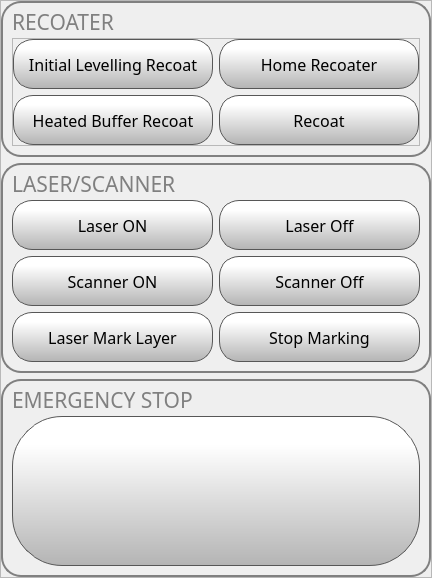
       <widget class="QFrame" name="groupFrame">
        <property name="frameShape">
         <enum>QFrame::StyledPanel</enum>
        </property>
        <property name="frameShadow">
         <enum>QFrame::Raised</enum>
        </property>
        <layout class="QVBoxLayout" name="verticalLayout_12">
         <property name="leftMargin">
          <number>0</number>
         </property>
         <property name="topMargin">
          <number>0</number>
         </property>
         <property name="rightMargin">
          <number>0</number>
         </property>
         <property name="bottomMargin">
          <number>0</number>
         </property>
         <item>
          <widget class="QFrame" name="recoaterFrame">
           <property name="styleSheet">
            <string notr="true">QFrame #recoaterFrame{
    border: 2px solid gray;
    border-radius: 20px;
}</string>
           </property>
           <property name="frameShape">
            <enum>QFrame::StyledPanel</enum>
           </property>
           <property name="frameShadow">
            <enum>QFrame::Raised</enum>
           </property>
           <layout class="QVBoxLayout" name="verticalLayout_6">
            <item>
             <widget class="QLabel" name="fileInfoLabel_6">
              <property name="maximumSize">
               <size>
                <width>16777215</width>
                <height>20</height>
               </size>
              </property>
              <property name="font">
               <font>
                <family>Gotham</family>
                <pointsize>16</pointsize>
                <weight>50</weight>
                <bold>false</bold>
               </font>
              </property>
              <property name="styleSheet">
               <string notr="true">color:  grey;</string>
              </property>
              <property name="text">
               <string>RECOATER</string>
              </property>
             </widget>
            </item>
            <item>
             <widget class="QFrame" name="frame_2">
              <property name="frameShape">
               <enum>QFrame::StyledPanel</enum>
              </property>
              <property name="frameShadow">
               <enum>QFrame::Raised</enum>
              </property>
              <layout class="QGridLayout" name="gridLayout_4">
               <property name="leftMargin">
                <number>0</number>
               </property>
               <property name="topMargin">
                <number>0</number>
               </property>
               <property name="rightMargin">
                <number>0</number>
               </property>
               <property name="bottomMargin">
                <number>0</number>
               </property>
               <item row="0" column="0">
                <widget class="QPushButton" name="initialLevellingRecoatButton">
                 <property name="minimumSize">
                  <size>
                   <width>200</width>
                   <height>50</height>
                  </size>
                 </property>
                 <property name="maximumSize">
                  <size>
                   <width>350</width>
                   <height>50</height>
                  </size>
                 </property>
                 <property name="font">
                  <font>
                   <family>Gotham</family>
                   <pointsize>12</pointsize>
                  </font>
                 </property>
                 <property name="styleSheet">
                  <string notr="true">QPushButton {
    border: 1px solid rgb(87, 87, 87);

	background-color: qlineargradient(spread:pad, x1:0, y1:1, x2:0, y2:0.188, stop:0 rgba(180, 180, 180, 255), stop:1 rgba(255, 255, 255, 255));
border-radius:20px;
}

QPushButton:pressed {
    background-color: qlineargradient(x1: 0, y1: 0, x2: 0, y2: 1,
                                      stop: 0 #dadbde, stop: 1 #f6f7fa);
}

QPushButton:flat {
    border: none; /* no border for a flat push button */
}

QPushButton:default {
    border-color: navy; /* make the default button prominent */
}

QPushButton:focus {
	outline: none;
}</string>
                 </property>
                 <property name="text">
                  <string>Initial Levelling Recoat</string>
                 </property>
                 <property name="iconSize">
                  <size>
                   <width>20</width>
                   <height>20</height>
                  </size>
                 </property>
                </widget>
               </item>
               <item row="0" column="1">
                <widget class="QPushButton" name="homeRecoaterButton">
                 <property name="minimumSize">
                  <size>
                   <width>200</width>
                   <height>50</height>
                  </size>
                 </property>
                 <property name="maximumSize">
                  <size>
                   <width>350</width>
                   <height>50</height>
                  </size>
                 </property>
                 <property name="font">
                  <font>
                   <family>Gotham</family>
                   <pointsize>12</pointsize>
                  </font>
                 </property>
                 <property name="styleSheet">
                  <string notr="true">QPushButton {
    border: 1px solid rgb(87, 87, 87);

	background-color: qlineargradient(spread:pad, x1:0, y1:1, x2:0, y2:0.188, stop:0 rgba(180, 180, 180, 255), stop:1 rgba(255, 255, 255, 255));
border-radius:20px;
}

QPushButton:pressed {
    background-color: qlineargradient(x1: 0, y1: 0, x2: 0, y2: 1,
                                      stop: 0 #dadbde, stop: 1 #f6f7fa);
}

QPushButton:flat {
    border: none; /* no border for a flat push button */
}

QPushButton:default {
    border-color: navy; /* make the default button prominent */
}

QPushButton:focus {
	outline: none;
}</string>
                 </property>
                 <property name="text">
                  <string>Home Recoater</string>
                 </property>
                 <property name="iconSize">
                  <size>
                   <width>20</width>
                   <height>20</height>
                  </size>
                 </property>
                </widget>
               </item>
               <item row="1" column="0">
                <widget class="QPushButton" name="heatedBufferRecoatButton">
                 <property name="minimumSize">
                  <size>
                   <width>200</width>
                   <height>50</height>
                  </size>
                 </property>
                 <property name="maximumSize">
                  <size>
                   <width>350</width>
                   <height>50</height>
                  </size>
                 </property>
                 <property name="font">
                  <font>
                   <family>Gotham</family>
                   <pointsize>12</pointsize>
                  </font>
                 </property>
                 <property name="styleSheet">
                  <string notr="true">QPushButton {
    border: 1px solid rgb(87, 87, 87);

	background-color: qlineargradient(spread:pad, x1:0, y1:1, x2:0, y2:0.188, stop:0 rgba(180, 180, 180, 255), stop:1 rgba(255, 255, 255, 255));
border-radius:20px;
}

QPushButton:pressed {
    background-color: qlineargradient(x1: 0, y1: 0, x2: 0, y2: 1,
                                      stop: 0 #dadbde, stop: 1 #f6f7fa);
}

QPushButton:flat {
    border: none; /* no border for a flat push button */
}

QPushButton:default {
    border-color: navy; /* make the default button prominent */
}

QPushButton:focus {
	outline: none;
}</string>
                 </property>
                 <property name="text">
                  <string>Heated Buffer Recoat</string>
                 </property>
                 <property name="iconSize">
                  <size>
                   <width>20</width>
                   <height>20</height>
                  </size>
                 </property>
                </widget>
               </item>
               <item row="1" column="1">
                <widget class="QPushButton" name="recoatButton">
                 <property name="minimumSize">
                  <size>
                   <width>200</width>
                   <height>50</height>
                  </size>
                 </property>
                 <property name="maximumSize">
                  <size>
                   <width>350</width>
                   <height>50</height>
                  </size>
                 </property>
                 <property name="font">
                  <font>
                   <family>Gotham</family>
                   <pointsize>12</pointsize>
                  </font>
                 </property>
                 <property name="styleSheet">
                  <string notr="true">QPushButton {
    border: 1px solid rgb(87, 87, 87);

	background-color: qlineargradient(spread:pad, x1:0, y1:1, x2:0, y2:0.188, stop:0 rgba(180, 180, 180, 255), stop:1 rgba(255, 255, 255, 255));
border-radius:20px;
}

QPushButton:pressed {
    background-color: qlineargradient(x1: 0, y1: 0, x2: 0, y2: 1,
                                      stop: 0 #dadbde, stop: 1 #f6f7fa);
}

QPushButton:flat {
    border: none; /* no border for a flat push button */
}

QPushButton:default {
    border-color: navy; /* make the default button prominent */
}

QPushButton:focus {
	outline: none;
}</string>
                 </property>
                 <property name="text">
                  <string>Recoat</string>
                 </property>
                 <property name="iconSize">
                  <size>
                   <width>20</width>
                   <height>20</height>
                  </size>
                 </property>
                </widget>
               </item>
              </layout>
             </widget>
            </item>
           </layout>
          </widget>
         </item>
         <item>
          <widget class="QFrame" name="laserscannerFrame">
           <property name="styleSheet">
            <string notr="true">QFrame #laserscannerFrame{
    border: 2px solid gray;
    border-radius: 20px;
}</string>
           </property>
           <property name="frameShape">
            <enum>QFrame::StyledPanel</enum>
           </property>
           <property name="frameShadow">
            <enum>QFrame::Raised</enum>
           </property>
           <layout class="QGridLayout" name="gridLayout">
            <item row="1" column="0">
             <widget class="QPushButton" name="laserOnButton">
              <property name="minimumSize">
               <size>
                <width>200</width>
                <height>50</height>
               </size>
              </property>
              <property name="maximumSize">
               <size>
                <width>350</width>
                <height>50</height>
               </size>
              </property>
              <property name="font">
               <font>
                <family>Gotham</family>
                <pointsize>12</pointsize>
               </font>
              </property>
              <property name="styleSheet">
               <string notr="true">QPushButton {
    border: 1px solid rgb(87, 87, 87);

	background-color: qlineargradient(spread:pad, x1:0, y1:1, x2:0, y2:0.188, stop:0 rgba(180, 180, 180, 255), stop:1 rgba(255, 255, 255, 255));
border-radius:20px;
}

QPushButton:pressed {
    background-color: qlineargradient(x1: 0, y1: 0, x2: 0, y2: 1,
                                      stop: 0 #dadbde, stop: 1 #f6f7fa);
}

QPushButton:flat {
    border: none; /* no border for a flat push button */
}

QPushButton:default {
    border-color: navy; /* make the default button prominent */
}

QPushButton:focus {
	outline: none;
}</string>
              </property>
              <property name="text">
               <string>Laser ON</string>
              </property>
              <property name="iconSize">
               <size>
                <width>20</width>
                <height>20</height>
               </size>
              </property>
             </widget>
            </item>
            <item row="1" column="1">
             <widget class="QPushButton" name="laserOffButton">
              <property name="minimumSize">
               <size>
                <width>200</width>
                <height>50</height>
               </size>
              </property>
              <property name="maximumSize">
               <size>
                <width>350</width>
                <height>50</height>
               </size>
              </property>
              <property name="font">
               <font>
                <family>Gotham</family>
                <pointsize>12</pointsize>
               </font>
              </property>
              <property name="styleSheet">
               <string notr="true">QPushButton {
    border: 1px solid rgb(87, 87, 87);

	background-color: qlineargradient(spread:pad, x1:0, y1:1, x2:0, y2:0.188, stop:0 rgba(180, 180, 180, 255), stop:1 rgba(255, 255, 255, 255));
border-radius:20px;
}

QPushButton:pressed {
    background-color: qlineargradient(x1: 0, y1: 0, x2: 0, y2: 1,
                                      stop: 0 #dadbde, stop: 1 #f6f7fa);
}

QPushButton:flat {
    border: none; /* no border for a flat push button */
}

QPushButton:default {
    border-color: navy; /* make the default button prominent */
}

QPushButton:focus {
	outline: none;
}</string>
              </property>
              <property name="text">
               <string>Laser Off</string>
              </property>
              <property name="iconSize">
               <size>
                <width>20</width>
                <height>20</height>
               </size>
              </property>
             </widget>
            </item>
            <item row="2" column="0">
             <widget class="QPushButton" name="scannerOnButton">
              <property name="minimumSize">
               <size>
                <width>200</width>
                <height>50</height>
               </size>
              </property>
              <property name="maximumSize">
               <size>
                <width>350</width>
                <height>50</height>
               </size>
              </property>
              <property name="font">
               <font>
                <family>Gotham</family>
                <pointsize>12</pointsize>
               </font>
              </property>
              <property name="styleSheet">
               <string notr="true">QPushButton {
    border: 1px solid rgb(87, 87, 87);

	background-color: qlineargradient(spread:pad, x1:0, y1:1, x2:0, y2:0.188, stop:0 rgba(180, 180, 180, 255), stop:1 rgba(255, 255, 255, 255));
border-radius:20px;
}

QPushButton:pressed {
    background-color: qlineargradient(x1: 0, y1: 0, x2: 0, y2: 1,
                                      stop: 0 #dadbde, stop: 1 #f6f7fa);
}

QPushButton:flat {
    border: none; /* no border for a flat push button */
}

QPushButton:default {
    border-color: navy; /* make the default button prominent */
}

QPushButton:focus {
	outline: none;
}</string>
              </property>
              <property name="text">
               <string>Scanner ON</string>
              </property>
              <property name="iconSize">
               <size>
                <width>20</width>
                <height>20</height>
               </size>
              </property>
             </widget>
            </item>
            <item row="3" column="0">
             <widget class="QPushButton" name="laserMarkLayerButton">
              <property name="minimumSize">
               <size>
                <width>200</width>
                <height>50</height>
               </size>
              </property>
              <property name="maximumSize">
               <size>
                <width>350</width>
                <height>50</height>
               </size>
              </property>
              <property name="font">
               <font>
                <family>Gotham</family>
                <pointsize>12</pointsize>
               </font>
              </property>
              <property name="styleSheet">
               <string notr="true">QPushButton {
    border: 1px solid rgb(87, 87, 87);

	background-color: qlineargradient(spread:pad, x1:0, y1:1, x2:0, y2:0.188, stop:0 rgba(180, 180, 180, 255), stop:1 rgba(255, 255, 255, 255));
border-radius:20px;
}

QPushButton:pressed {
    background-color: qlineargradient(x1: 0, y1: 0, x2: 0, y2: 1,
                                      stop: 0 #dadbde, stop: 1 #f6f7fa);
}

QPushButton:flat {
    border: none; /* no border for a flat push button */
}

QPushButton:default {
    border-color: navy; /* make the default button prominent */
}

QPushButton:focus {
	outline: none;
}</string>
              </property>
              <property name="text">
               <string>Laser Mark Layer</string>
              </property>
              <property name="iconSize">
               <size>
                <width>20</width>
                <height>20</height>
               </size>
              </property>
             </widget>
            </item>
            <item row="2" column="1">
             <widget class="QPushButton" name="scannerOffButton">
              <property name="minimumSize">
               <size>
                <width>200</width>
                <height>50</height>
               </size>
              </property>
              <property name="maximumSize">
               <size>
                <width>350</width>
                <height>50</height>
               </size>
              </property>
              <property name="font">
               <font>
                <family>Gotham</family>
                <pointsize>12</pointsize>
               </font>
              </property>
              <property name="styleSheet">
               <string notr="true">QPushButton {
    border: 1px solid rgb(87, 87, 87);

	background-color: qlineargradient(spread:pad, x1:0, y1:1, x2:0, y2:0.188, stop:0 rgba(180, 180, 180, 255), stop:1 rgba(255, 255, 255, 255));
border-radius:20px;
}

QPushButton:pressed {
    background-color: qlineargradient(x1: 0, y1: 0, x2: 0, y2: 1,
                                      stop: 0 #dadbde, stop: 1 #f6f7fa);
}

QPushButton:flat {
    border: none; /* no border for a flat push button */
}

QPushButton:default {
    border-color: navy; /* make the default button prominent */
}

QPushButton:focus {
	outline: none;
}</string>
              </property>
              <property name="text">
               <string>Scanner Off</string>
              </property>
              <property name="iconSize">
               <size>
                <width>20</width>
                <height>20</height>
               </size>
              </property>
             </widget>
            </item>
            <item row="3" column="1">
             <widget class="QPushButton" name="stopMarkingButton">
              <property name="minimumSize">
               <size>
                <width>200</width>
                <height>50</height>
               </size>
              </property>
              <property name="maximumSize">
               <size>
                <width>350</width>
                <height>50</height>
               </size>
              </property>
              <property name="font">
               <font>
                <family>Gotham</family>
                <pointsize>12</pointsize>
               </font>
              </property>
              <property name="styleSheet">
               <string notr="true">QPushButton {
    border: 1px solid rgb(87, 87, 87);

	background-color: qlineargradient(spread:pad, x1:0, y1:1, x2:0, y2:0.188, stop:0 rgba(180, 180, 180, 255), stop:1 rgba(255, 255, 255, 255));
border-radius:20px;
}

QPushButton:pressed {
    background-color: qlineargradient(x1: 0, y1: 0, x2: 0, y2: 1,
                                      stop: 0 #dadbde, stop: 1 #f6f7fa);
}

QPushButton:flat {
    border: none; /* no border for a flat push button */
}

QPushButton:default {
    border-color: navy; /* make the default button prominent */
}

QPushButton:focus {
	outline: none;
}</string>
              </property>
              <property name="text">
               <string>Stop Marking</string>
              </property>
              <property name="iconSize">
               <size>
                <width>20</width>
                <height>20</height>
               </size>
              </property>
             </widget>
            </item>
            <item row="0" column="0" colspan="2">
             <widget class="QLabel" name="fileInfoLabel_10">
              <property name="maximumSize">
               <size>
                <width>16777215</width>
                <height>20</height>
               </size>
              </property>
              <property name="font">
               <font>
                <family>Gotham</family>
                <pointsize>16</pointsize>
                <weight>50</weight>
                <bold>false</bold>
               </font>
              </property>
              <property name="styleSheet">
               <string notr="true">color:  grey;</string>
              </property>
              <property name="text">
               <string>LASER/SCANNER</string>
              </property>
             </widget>
            </item>
           </layout>
          </widget>
         </item>
         <item>
          <widget class="QFrame" name="emergencyStopFrame">
           <property name="styleSheet">
            <string notr="true">QFrame #emergencyStopFrame{
    border: 2px solid gray;
    border-radius: 20px;
}</string>
           </property>
           <property name="frameShape">
            <enum>QFrame::StyledPanel</enum>
           </property>
           <property name="frameShadow">
            <enum>QFrame::Raised</enum>
           </property>
           <layout class="QVBoxLayout" name="verticalLayout_11">
            <item>
             <widget class="QLabel" name="fileInfoLabel_14">
              <property name="minimumSize">
               <size>
                <width>0</width>
                <height>0</height>
               </size>
              </property>
              <property name="maximumSize">
               <size>
                <width>16777215</width>
                <height>20</height>
               </size>
              </property>
              <property name="font">
               <font>
                <family>Gotham</family>
                <pointsize>16</pointsize>
                <weight>50</weight>
                <bold>false</bold>
               </font>
              </property>
              <property name="styleSheet">
               <string notr="true">color:  grey;</string>
              </property>
              <property name="text">
               <string>EMERGENCY STOP</string>
              </property>
             </widget>
            </item>
            <item>
             <widget class="QPushButton" name="emergencyStopButton">
              <property name="minimumSize">
               <size>
                <width>150</width>
                <height>150</height>
               </size>
              </property>
              <property name="font">
               <font>
                <family>Gotham</family>
                <pointsize>16</pointsize>
               </font>
              </property>
              <property name="styleSheet">
               <string notr="true">QPushButton {
    border: 1px solid rgb(87, 87, 87);

	background-color: qlineargradient(spread:pad, x1:0, y1:1, x2:0, y2:0.188, stop:0 rgba(180, 180, 180, 255), stop:1 rgba(255, 255, 255, 255));
border-radius:50px;
}

QPushButton:pressed {
    background-color: qlineargradient(x1: 0, y1: 0, x2: 0, y2: 1,
                                      stop: 0 #dadbde, stop: 1 #f6f7fa);
}

QPushButton:flat {
    border: none; /* no border for a flat push button */
}

QPushButton:default {
    border-color: navy; /* make the default button prominent */
}

QPushButton:focus {
	outline: none;
}</string>
              </property>
              <property name="text">
               <string/>
              </property>
              <property name="icon">
               <iconset resource="../resources/resource.qrc">
                <normaloff>:/Icons/img/icons/video-player-stop-button.png</normaloff>:/Icons/img/icons/video-player-stop-button.png</iconset>
              </property>
              <property name="iconSize">
               <size>
                <width>50</width>
                <height>50</height>
               </size>
              </property>
             </widget>
            </item>
           </layout>
          </widget>
         </item>
        </layout>
       </widget>
